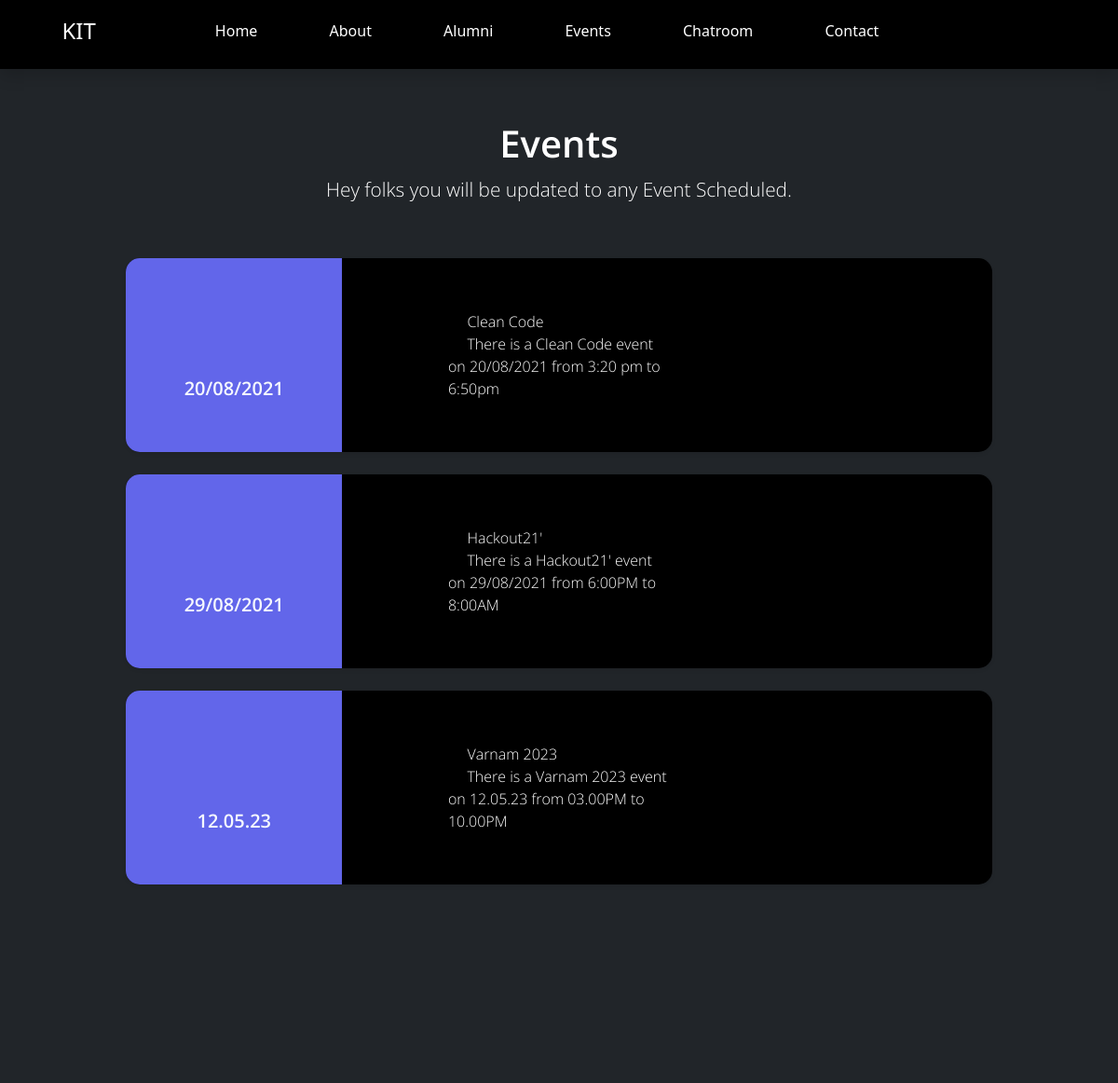
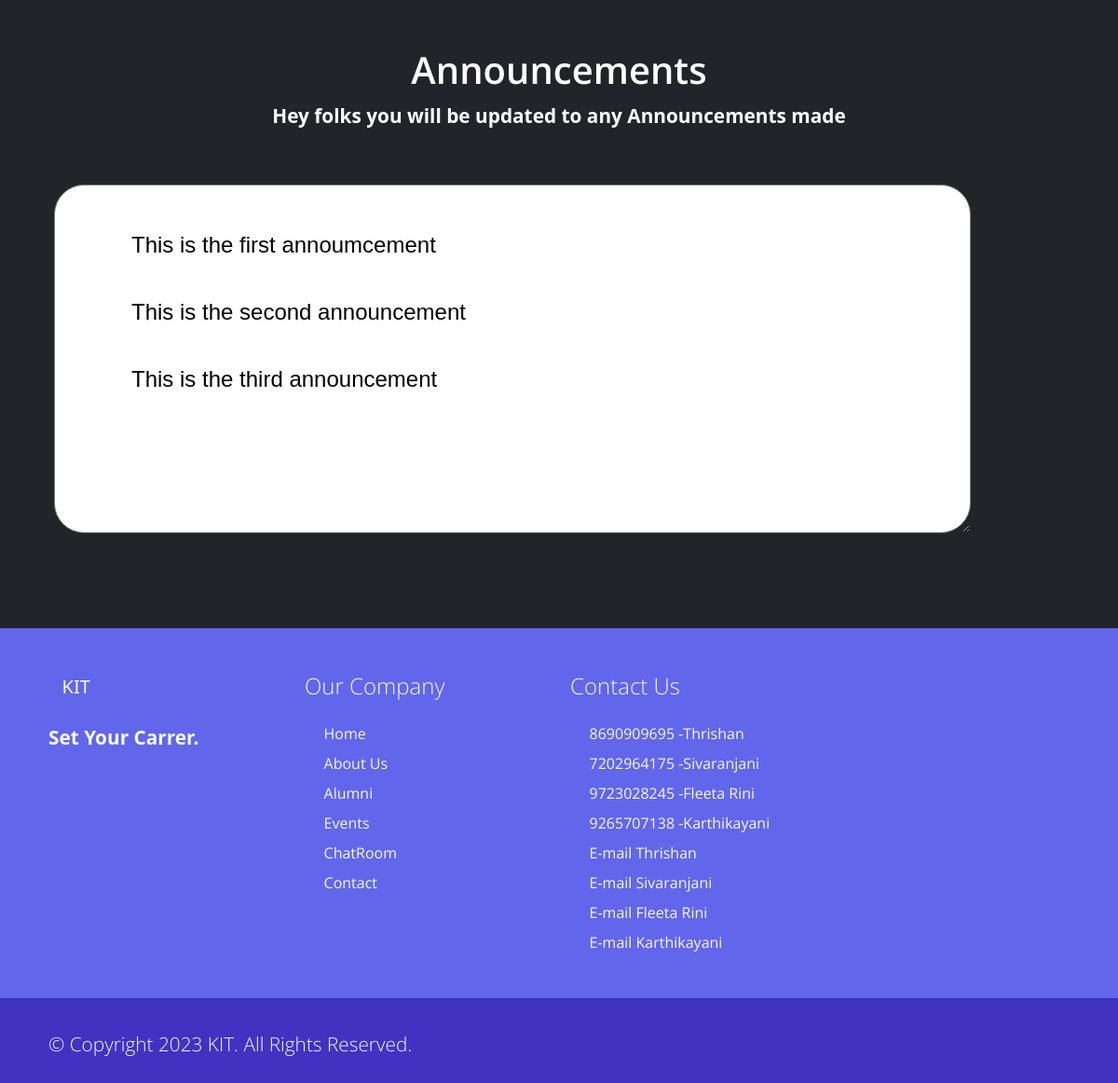
/events/ (signed in), run on the app's committed database (2 pictures, top to bottom).
### Directorate/models.py (models this page shows, shortened)
class Event(models.Model):
    subject=models.TextField(max_length=50)
    date=models.TextField(max_length=50)
    time_start=models.TextField(max_length=50)
    time_end = models.TextField(max_length=50)
    message="There is a {0} event on {1} from {2} to {3}".format(str(subject),str(date),str(time_start),str(time_end))

class Announcements(models.Model):
    text=models.TextField(max_length=500)

### Student/views.py (the view)
# urls.py: path("events/",views.events,name="Events"),
def events(request):
      events=mo.Event.objects.all()
      announcements=mo.Announcements.objects.all()
      return render(request,"events.html",{"events":events,"announcements":announcements})

### Student/templates/events.html (shortened to what this page needs)
{% load static %}
{% if user.is_authenticated %}
<!DOCTYPE html>
<html lang="en">
<head>
    <link href="{% static 'assets/css/bootstrap.min.css'%}" rel="stylesheet">
    <link href="{% static 'assets/css/boxicon.min.css'%}" rel="stylesheet">
    <link rel="stylesheet" href="{% static 'assets/css/templatemo.css'%}">
    <link rel="stylesheet" href="{% static 'assets/css/custom.css'%}">
</head>
<body>
    <nav id="main_nav" class="navbar navbar-expand-lg navbar-light bg-white shadow">
        <div class="container d-flex justify-content-between align-items-center">
            <a class="navbar-brand h1" href="{% url 'Student Home' %}">
                <i class='bx bx-buildings bx-sm text-dark'></i>
                <span class="text-dark h4">KIT</span>
            </a>
            <div class="align-self-center collapse navbar-collapse flex-fill  d-lg-flex justify-content-lg-between"
                id="navbar-toggler-success">
                <div class="flex-fill mx-xl-5 mb-2">
                    <ul class="nav navbar-nav d-flex justify-content-between mx-xl-5 text-center text-dark">
                        <li class="nav-item">
                            <a class="nav-link btn-outline-primary rounded-pill px-3"
                                href="{% url 'Student Home' %}">Home</a>
                        </li>
                        <li class="nav-item">
                            <a class="nav-link btn-outline-primary rounded-pill px-3" href="{% url 'About' %}">About</a>
                        </li>
                        <li class="nav-item">
                            <a class="nav-link btn-outline-primary rounded-pill px-3"
                                href="{% url 'Alumni' %}">Alumni</a>
                        </li>
                        <li class="nav-item">
                            <a class="nav-link btn-outline-primary rounded-pill px-3"
                                href="{% url 'Events' %}">Events</a>
                        </li>
                        <li class="nav-item">
                            <a class="nav-link btn-outline-primary rounded-pill px-3"
                                href="{% url 'ChatBox' %}">Chatroom</a>
                        </li>
                        <li class="nav-item">
                            <a class="nav-link btn-outline-primary rounded-pill px-3"
                                href="{% url 'Contact' %}">Contact</a>
                        </li>
                    </ul>
                </div>
                <div class="navbar align-self-center d-flex">
                    <a class="nav-link" href="{% url 'logout' %}"><i class='bx bx-log-out bx-sm text-primary'></i></a>
                    <a class="nav-link" href="{% url 'Profile' %}"><i
                            class='bx bx-user-circle bx-sm text-primary'></i></a>
                </div>
            </div>
        </div>
    </nav>
    <section class="bg-light pt-sm-0 py-5">
        <div class="container py-5">
            <h1 class="h2 semi-bold-600 text-center mt-2">Events</h1>
            <p class="text-center pb-5 light-300">Hey folks you will be updated to any Event Scheduled.</p>
            {% for e in events %}
            <div class="pricing-horizontal row col-10 m-auto d-flex shadow-sm rounded overflow-hidden bg-white">
                <div class="pricing-horizontal-icon col-md-3 text-center bg-secondary text-light py-4">
                    <i class="display-1 bx bx-package pt-4"></i>
                    <h5 class="h5 semi-bold-600 pb-4 light-300">{{e.date}}</h5>
                </div>
                <div
                    class="pricing-horizontal-body offset-lg-1 col-md-5 col-lg-4 d-flex align-items-center pl-5 pt-lg-0 pt-4">
                    <ul class="text-left px-4 list-unstyled mb-0 light-300">
                        <li><i class="bx bxs-circle me-2"></i>{{e.subject}}</li>
                        <li><i class="bx bxs-circle me-2"></i>There is a {{e.subject}} event on {{e.date}} from
                            {{e.time_start}} to {{e.time_end}}</li>
                    </ul>
                </div>
            </div>
            <br>
            {% endfor %}
        </div>
    </section>
    <div class="container-lg py-5">
        <div class="row px-lg-3">
            <div class="container-lg py-5">
                <div class="col-md-12 m-auto text-center py-5">
                    <h1 class="pricing-header h2 semi-bold-600">Announcements</h1>
                    <p class="pricing-footer">
                        Hey folks you will be updated to any Announcements made
                    </p>
                </div>
                <textarea name="" id="" cols="30" rows="10"
                    style="font-size: 1.5rem ;width: 82vw; border-radius: 2rem; font-family:'Gill Sans', 'Gill Sans MT', Calibri, 'Trebuchet MS', sans-serif;outline: none;padding-top: .6rem;overflow-x: auto;overflow-y: auto;">
        {% for i in announcements %}
            {{i.text}}
        {% endfor %}
        </textarea>
            </div>
        </div>
    </div>
    <footer class="bg-secondary pt-4">
        <div class="container">
            <div class="row py-4">
                <div class="col-lg-3 col-12 align-left">
                    <a class="navbar-brand" href="{% url 'Student Home' %}">
                        <i class='bx bx-buildings bx-sm text-light'></i>
                        <span class="text-light h5">KIT</span>
                    </a>
                    <p class="text-light my-lg-4 my-2">
                        Set Your Carrer.
                    </p>
                    <ul class="list-inline footer-icons light-300">
                        <li class="list-inline-item m-0">
                            <a class="text-light" target="_blank" href="http://facebook.com/">
                                <i class='bx bxl-facebook-square bx-md'></i>
                            </a>
                        </li>
                        <li class="list-inline-item m-0">
                            <a class="text-light" target="_blank" href="https://www.linkedin.com/">
                                <i class='bx bxl-linkedin-square bx-md'></i>
                            </a>
                        </li>
                        <li class="list-inline-item m-0">
                            <a class="text-light" target="_blank" href="https://www.whatsapp.com/">
                                <i class='bx bxl-whatsapp-square bx-md'></i>
                            </a>
                        </li>
                        <li class="list-inline-item m-0">
                            <a class="text-light" target="_blank" href="https://www.flickr.com/">
                                <i class='bx bxl-flickr-square bx-md'></i>
                            </a>
                        </li>
                        <li class="list-inline-item m-0">
                            <a class="text-light" target="_blank" href="https://www.medium.com/">
                                <i class='bx bxl-medium-square bx-md'></i>
                            </a>
                        </li>
                    </ul>
                </div>
                <div class="col-lg-3 col-md-4 my-sm-0 mt-4">
                    <h3 class="h4 pb-lg-3 text-light light-300">Our Company</h2>
                        <ul class="list-unstyled text-light light-300">
                            <li class="pb-2">
                                <i class='bx-fw bx bxs-chevron-right bx-xs'></i><a
                                    class="text-decoration-none text-light" href="{% url 'Student Home' %}">Home</a>
                            </li>
                            <li class="pb-2">
                                <i class='bx-fw bx bxs-chevron-right bx-xs'></i><a
                                    class="text-decoration-none text-light py-1" href="{% url 'About' %}">About Us</a>
                            </li>
                            <li class="pb-2">
                                <i class='bx-fw bx bxs-chevron-right bx-xs'></i><a
                                    class="text-decoration-none text-light py-1" href="{% url 'Alumni' %}">Alumni</a>
                            </li>
                            <li class="pb-2">
                                <i class='bx-fw bx bxs-chevron-right bx-xs'></i></i><a
                                    class="text-decoration-none text-light py-1" href="{% url 'Events' %}">Events</a>
                            </li>
                            <li class="pb-2">
                                <i class='bx-fw bx bxs-chevron-right bx-xs'></i></i><a
                                    class="text-decoration-none text-light py-1" href="{% url 'ChatBox' %}">ChatRoom</a>
                            </li>
                            <li class="pb-2">
                                <i class='bx-fw bx bxs-chevron-right bx-xs'></i><a
                                    class="text-decoration-none text-light py-1" href="{% url 'Contact' %}">Contact</a>
                            </li>
                        </ul>
                </div>
                <div class="col-lg-3 col-md-4 my-sm-0 mt-4">
                    <h2 class="h4 pb-lg-3 text-light light-300">Contact Us</h2>
                    <ul class="list-unstyled text-light light-300">
                        <li class="pb-2">
                            <i class='bx-fw bx bx-phone bx-xs'></i><a class="text-decoration-none text-light py-1"
                                href="tel:8690909695">8690909695 -Thrishan</a>
                        </li>
                        <li class="pb-2">
                            <i class='bx-fw bx bx-phone bx-xs'></i><a class="text-decoration-none text-light py-1"
                                href="tel:7202964175">7202964175 -Sivaranjani</a>
                        </li>
                        <li class="pb-2">
                            <i class='bx-fw bx bx-phone bx-xs'></i><a class="text-decoration-none text-light py-1"
                                href="tel:9723028245">9723028245 -Fleeta Rini</a>
                        </li>
                        <li class="pb-2">
                            <i class='bx-fw bx bx-phone bx-xs'></i><a class="text-decoration-none text-light py-1"
                                href="tel:9265707138">9265707138 -Karthikayani</a>
                        </li>
                        <li class="pb-2">
                            <i class='bx-fw bx bx-mail-send bx-xs'></i><a class="text-decoration-none text-light py-1"
                                href="mailto:ahmed.mce20@sot.pdpu.ac.in">E-mail Thrishan </a>
                        </li>
                        <li class="pb-2">
                            <i class='bx-fw bx bx-mail-send bx-xs'></i><a class="text-decoration-none text-light py-1"
                                href="mailto:hardeep.pce20@sot.pdpu.ac.in">E-mail Sivaranjani </a>
                        </li>
                        <li class="pb-2">
                            <i class='bx-fw bx bx-mail-send bx-xs'></i><a class="text-decoration-none text-light py-1"
                                href="mailto:aum.dce20@sot.pdpu.ac.in">E-mail Fleeta Rini</a>
                        </li>
                        <li class="pb-2">
                            <i class='bx-fw bx bx-mail-send bx-xs'></i><a class="text-decoration-none text-light py-1"
                                href="mailto:harsh.rce20@sot.pdpu.ac.in">E-mail Karthikayani</a>
                        </li>
                    </ul>
                </div>
            </div>
        </div>
        <div class="w-100 bg-primary py-3">
            <div class="container">
                <div class="row pt-2">
                    <div class="col-lg-6 col-sm-12">
                        <p class="text-lg-start text-center text-light light-300">
                            © Copyright 2023 KIT. All Rights Reserved.
                        </p>
                    </div>
                </div>
            </div>
        </div>
    </footer>
</body>
</html>
{% endif %}

### Directorate/static/assets/css/templatemo.css (style rules this page uses)
html { font-family: "Open Sans", sans-serif; }
p, a { font-weight: 400; }
.h2 { font-size: 40px; }
.light-300 { font-family: "Open Sans", sans-serif !important; font-weight: 300; }
.semi-bold-600 { font-family: "Open Sans", sans-serif !important; font-weight: 600; }
.pricing-table, .pricing-horizontal { border-radius: 15px !important; }
p,.radio { color: #fff; font-size: 1.3em; justify-content:center; margin: 10px; font-weight: bold; cursor: pointer; transition: .5s ease-in-out; }

### data on the page
Event: date "20/08/2021", subject "Clean Code", time_start "3:20 pm", time_end "6:50pm"
Event: date "29/08/2021", subject "Hackout21'", time_start "6:00PM", time_end "8:00AM"
Event: date "12.05.23", subject "Varnam 2023", time_start "03.00PM", time_end "10.00PM"
Announcements: text "This is the first annoumcement This is the second announcement This is the third announcement"
